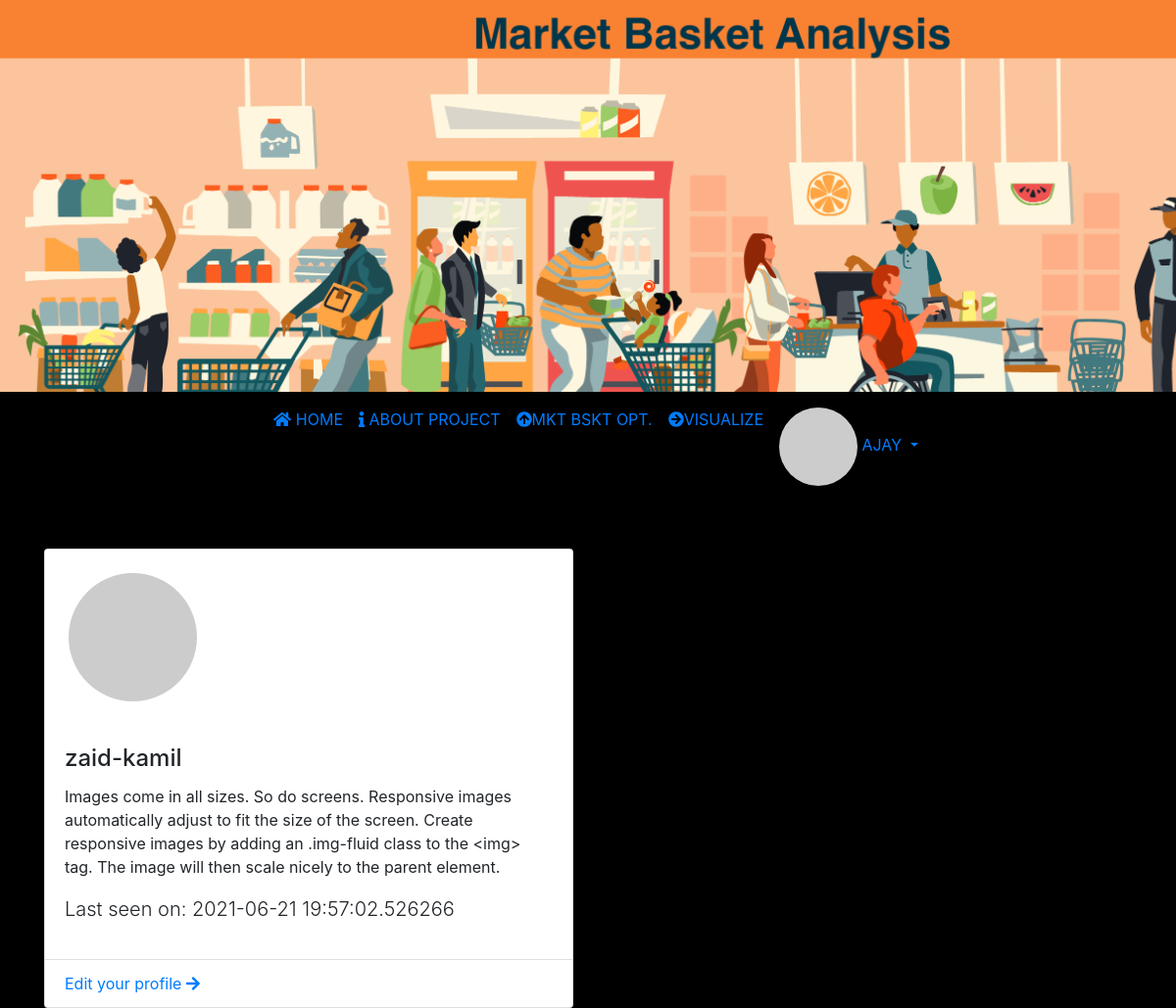
The page /user/zaid-kamil (signed in) on the database its author committed.
### app/models.py (models this page shows, shortened)
class User(UserMixin, db.Model):
    id = db.Column(db.Integer, primary_key=True)
    username = db.Column(db.String(64), index=True, unique=True)
    email = db.Column(db.String(120), index=True, unique=True)
    password_hash = db.Column(db.String(128))
    created_on = db.Column(db.DateTime, index=True, default=datetime.now)
    about_me = db.Column(db.String(140))
    last_seen = db.Column(db.DateTime, default=datetime.utcnow)
    def avatar(self, size):
        digest = md5(self.email.lower().encode('utf-8')).hexdigest()
        return 'https://www.gravatar.com/avatar/{}?d=identicon&s={}'.format(digest, size)

### app/routes.py (the view)
@login_required
@app.route('/user/<username>')
def user(username):
    user = User.query.filter_by(username=username).first_or_404()
    return render_template('profile.html', user=user, title=f'{user.username} profile')

### app/models.py (called while the page is built)
@login.user_loader
def load_user(id):
    return User.query.get(int(id))

### app/routes.py (called while the page is built)
@app.before_request
def before_request():
    if current_user.is_authenticated:
        current_user.last_seen = datetime.utcnow()
        db.session.commit()

### app/templates/profile.html (shortened to what this page needs)
{% extends 'base.html' %}
{% block body %}
<div class="container">
    <div class="row justify-items-center">
        <div class="col-md-6 mt-5">
            <div class="card">
               <div class="col-md-4 p-4">
                <img class="card-img rounded-circle"  src="{{user.avatar(128)}}" alt="{{user.username}}">
               </div>
                <div class="card-body">
                    <h4 class="card-title">{{user.username}}</h4>
                    {% if user.about_me %}<p class="card-text">{{ user.about_me }}</p>{% endif %}
                    {% if user.last_seen %}<p class="lead">Last seen on: {{ user.last_seen }}</p>{% endif %}
                </div>
                <ul class="list-group list-group-flush">
                    <li class="list-group-item"><a href="{{ url_for('edit_profile') }}">Edit your profile <i class="fas fa-arrow-right    "></i></a></li>
                </ul>
            </div>
        </div>
    </div>
</div>
{% endblock %}

### app/templates/navbar.html (shortened to what this page needs)
<nav class="navbar navbar-expand-lg navbar-primary  sticky-top">
    <div class="collapse navbar-collapse" id="mainmenu">
      <ul class="navbar-nav mx-auto mt-2 mt-lg-0  ">
        <li class="nav-item ">
          <a class="nav-link text-uppercase" href="{{url_for('index')}}"><i class="fas fa-home "></i> Home <span class="sr-only">(current)</span></a>
        </li>
        <li class="nav-item ">
          <a class="nav-link text-uppercase" href="{{url_for('about')}}"><i class="fas fa-info "></i> About Project </a>
        </li>
        <li class="nav-item">
          <a class="nav-link text-uppercase" href="/mbo" title="MARKET BASKET OPTIMIZATION"><i class="fas fa-arrow-circle-up"></i>Mkt Bskt Opt.</a>
        </li>
        <li class="nav-item">
          <a class="nav-link text-uppercase" href="/visualize" title="GRAPH"><i class="fas fa-arrow-circle-right"></i>Visualize</a>
        </li>
        {% if current_user.is_anonymous %}
        <li class="nav-item dropdown">
          <a class="nav-link dropdown-toggle text-uppercase" href="#" id="dropdownId" data-toggle="dropdown" aria-haspopup="true" aria-expanded="false"><i class="fas fa-user-circle    "></i> Account</a>
          <div class="dropdown-menu" aria-labelledby="dropdownId">
            <a class="dropdown-item" href="/login">Login</a>
            <a class="dropdown-item" href="/register">Create free account</a>
          </div>
        </li>
        {% else %}
        <li class="nav-item dropdown">
          <a class="nav-link dropdown-toggle text-uppercase" href="#" id="dropdownId" data-toggle="dropdown" aria-haspopup="true" aria-expanded="false">
            <img src="{{ current_user.avatar(24) }}" class="rounded-circle">  {{current_user.username}}
          </a>
        </li>
        {% endif %}
      </ul>
    </div>
  </nav>

### app/templates/profile.html (style rules this page uses)
body { background-color: rgb(0, 0, 0); }

### rows shown on the page
User: username "AJAY"
User: username "zaid-kamil", about_me "Images come in all sizes. So do screens. Responsive images automatically adjust to fit the size of the screen. Create responsive images by adding an .img-fluid class to the <img> tag. The image will then scale nicely to the parent element.", last_seen "2021-06-21 19:57:02.526266"
